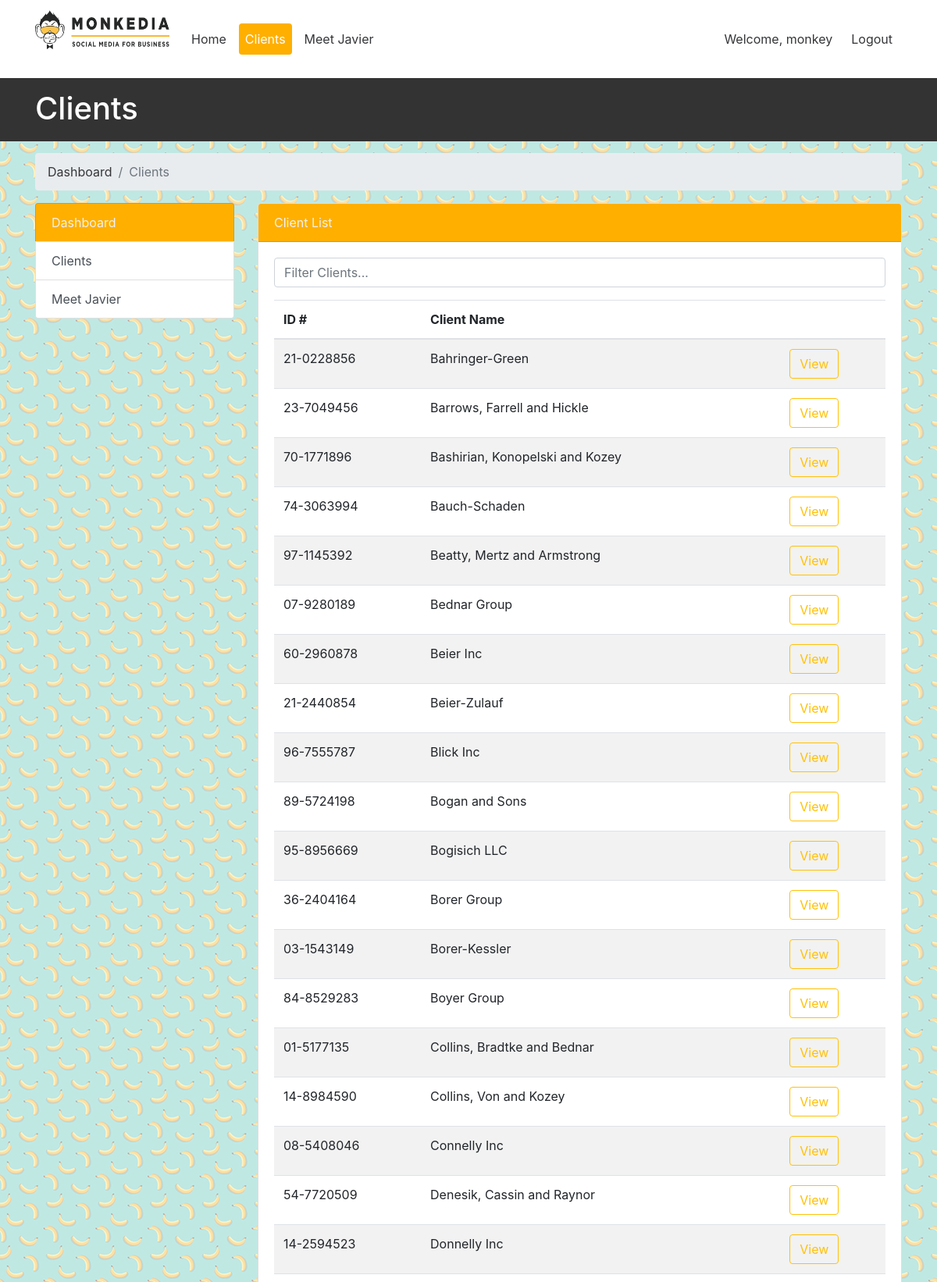
The page /clients/index.php (upper part) on the database its author committed.
### tables this page shows
create table CLIENTS (
	id VARCHAR(10) NOT NULL,
	company_name VARCHAR(150) NOT NULL,
		CONSTRAINT clients_id_pk PRIMARY KEY (id),
		CONSTRAINT clients_id_uk UNIQUE (id)
);

### private/query_functions.php (called while the page is built, shortened)
<?php
  function find_all_clients() {
    global $db;
    $sql = "SELECT * FROM CLIENTS ";
    $sql .= "ORDER BY company_name ASC";
    $result = mysqli_query($db, $sql);
    return $result;
  }
?>

### public/clients/index.php (the view, shortened to what this page needs)
<?php
  $pageTitle = 'Clients';
  include(SHARED_PATH . '/header.php');
  $clientSet = find_all_clients();
?>
  <section>
    <div class="container">
      <nav aria-label="breadcrumb">
        <ol class="breadcrumb">
          <li class="breadcrumb-item active"><a href="#">Dashboard</a></li>
          <li aria-current="page" class="breadcrumb-item active">Clients</li>
        </ol>
      </nav>
    </div>
  </section>
  <section>
    <div class="container">
      <div class="row">
        <?php include(SHARED_PATH . '/sidebar.php'); ?>
        <div class="col-md-9">
          <div class="card">
            <div class="card-header main-colors">
              Client List
            </div>
            <div class="card-body">
              <div class="row mb-3">
                <div class="col-md-12">
                  <input class="form-control" placeholder="Filter Clients..." type="text">
                </div>
              </div>
              <table class="table table-striped table-hover">
                <thead>
                  <tr>
                    <th scope="col">ID #</th>
                    <th colspan="2" scope="col">Client Name</th>
                  </tr>
                </thead>
                <tbody>
                  <?php while($client = mysqli_fetch_assoc($clientSet)) : ?>
                  <tr>
                    <td scope="row"><?php echo htmlspecialchars($client['id']); ?></td>
                    <td><?php echo htmlspecialchars($client['company_name']); ?></td>
                    <td>
                      <a class="btn btn-outline-warning" href="<?php echo './show.php?id=' . htmlspecialchars(urlencode($client['id'])); ?>" role="button">View</a>
                    </td>
                  </tr>
                <?php endwhile; ?>
                </tbody>
              </table>
            </div>
          </div>
        </div>
      </div>
    </div>
  </section>
  <?php include(SHARED_PATH . '/footer.php'); ?>

### private/shared/header.php (shortened to what this page needs)
<!DOCTYPE html>
<html dir="ltr" lang="en">
<head>
  <link href=
  "https://maxcdn.bootstrapcdn.com/bootstrap/4.0.0/css/bootstrap.min.css" integrity=
  "sha384-Gn5384xqQ1aoWXA+058RXPxPg6fy4IWvTNh0E263XmFcJlSAwiGgFAW/dAiS6JXm" rel="stylesheet">
  <link href="./../css/style.css" rel="stylesheet">
</head>
<body>
  <nav class="navbar navbar-expand-lg navbar-light">
    <div class="container">
      <a class="navbar-brand" href="#"><img alt="Monkedia Logo" class="mb-4" height="50" src=
      "./../images/Logo.png" title="Monkedia Logo" width="172"></a>
      <div class="collapse navbar-collapse" id="monkediaNav">
        <ul class="navbar-nav mr-auto">
          <li class="nav-item">
            <a class="nav-link" href="#">Home</a>
          </li>
          <li class="nav-item active">
            <a class="nav-link" href="index.php">Clients</a>
          </li>
          <li class="nav-item">
            <a class="nav-link" href="https://www.linkedin.com/in/javierlona/" target="_blank">Meet
            Javier</a>
          </li>
        </ul>
        <ul class="navbar-nav ml-auto">
          <li class="nav-item">
            <a class="nav-link" href="#">Welcome, monkey</a>
          </li>
          <li class="nav-item">
            <a class="nav-link" href="#">Logout</a>
          </li>
        </ul>
      </div>
    </div>
  </nav>
  <header>
    <div class="container">
      <div class="row">
        <div class="col-md-12">
          <h1><?php echo $pageTitle; ?></h1>
        </div>
      </div>
    </div>
  </header>

### private/shared/sidebar.php
<div class="col-md-3">
  <div class="list-group">
    <a class="list-group-item list-group-item-action main-colors" href="#">Dashboard</a>
    <a class="list-group-item list-group-item-action" href="index.php">Clients</a> <a class=
    "list-group-item list-group-item-action" href="https://www.linkedin.com/in/javierlona/"
    target="_blank">Meet Javier</a>
  </div>
</div>

### private/shared/footer.php (shortened to what this page needs)
  </body>
</html>

### public/css/style.css (style rules this page uses)
html { position: relative; min-height: 100%; }
body { background: repeat url("./../images/bananas.png"); margin-bottom: 80px; }
.navbar { background-color: #ffffff; }
.navbar .navbar-brand { color: #353639; }
.navbar .navbar-nav .nav-link { color: #353639; border-radius: .25rem; margin: 0 0.25em; }
.navbar .navbar-nav .nav-item.active .nav-link, .navbar .navbar-nav .nav-item.active .nav-link:hover, .navbar .navbar-nav .nav-item.active .nav-link:focus, .navbar .navbar-nav .nav-item.show .nav-link, .navbar .navbar-nav .nav-item.show .nav-link:hover, .navbar .navbar-nav .nav-item.show .nav-link:focus { color: #ffffff; background-color: #ffaf00; }
.navbar .navbar-collapse, .navbar .navbar-form { border-color: #353639; }
header { background: #333333; color:#ffffff; padding-bottom: 10px; margin-bottom: 15px; padding-top: 15px; }
.breadcrumb a { color: #353639; text-decoration: none; }
.main-colors { background-color: #ffaf00 !important; color: #f1f1f1; }

### rows shown on the page
clients: id "21-0228856", company_name "Bahringer-Green"
clients: id "23-7049456", company_name "Barrows, Farrell and Hickle"
clients: id "70-1771896", company_name "Bashirian, Konopelski and Kozey"
clients: id "74-3063994", company_name "Bauch-Schaden"
clients: id "97-1145392", company_name "Beatty, Mertz and Armstrong"
clients: id "07-9280189", company_name "Bednar Group"
clients: id "60-2960878", company_name "Beier Inc"
clients: id "21-2440854", company_name "Beier-Zulauf"
clients: id "96-7555787", company_name "Blick Inc"
clients: id "89-5724198", company_name "Bogan and Sons"
clients: id "95-8956669", company_name "Bogisich LLC"
clients: id "36-2404164", company_name "Borer Group"
clients: id "03-1543149", company_name "Borer-Kessler"
clients: id "84-8529283", company_name "Boyer Group"
clients: id "01-5177135", company_name "Collins, Bradtke and Bednar"
clients: id "14-8984590", company_name "Collins, Von and Kozey"
clients: id "08-5408046", company_name "Connelly Inc"
clients: id "54-7720509", company_name "Denesik, Cassin and Raynor"
clients: id "14-2594523", company_name "Donnelly Inc"

### other values the page prints
$pageTitle "Clients"
